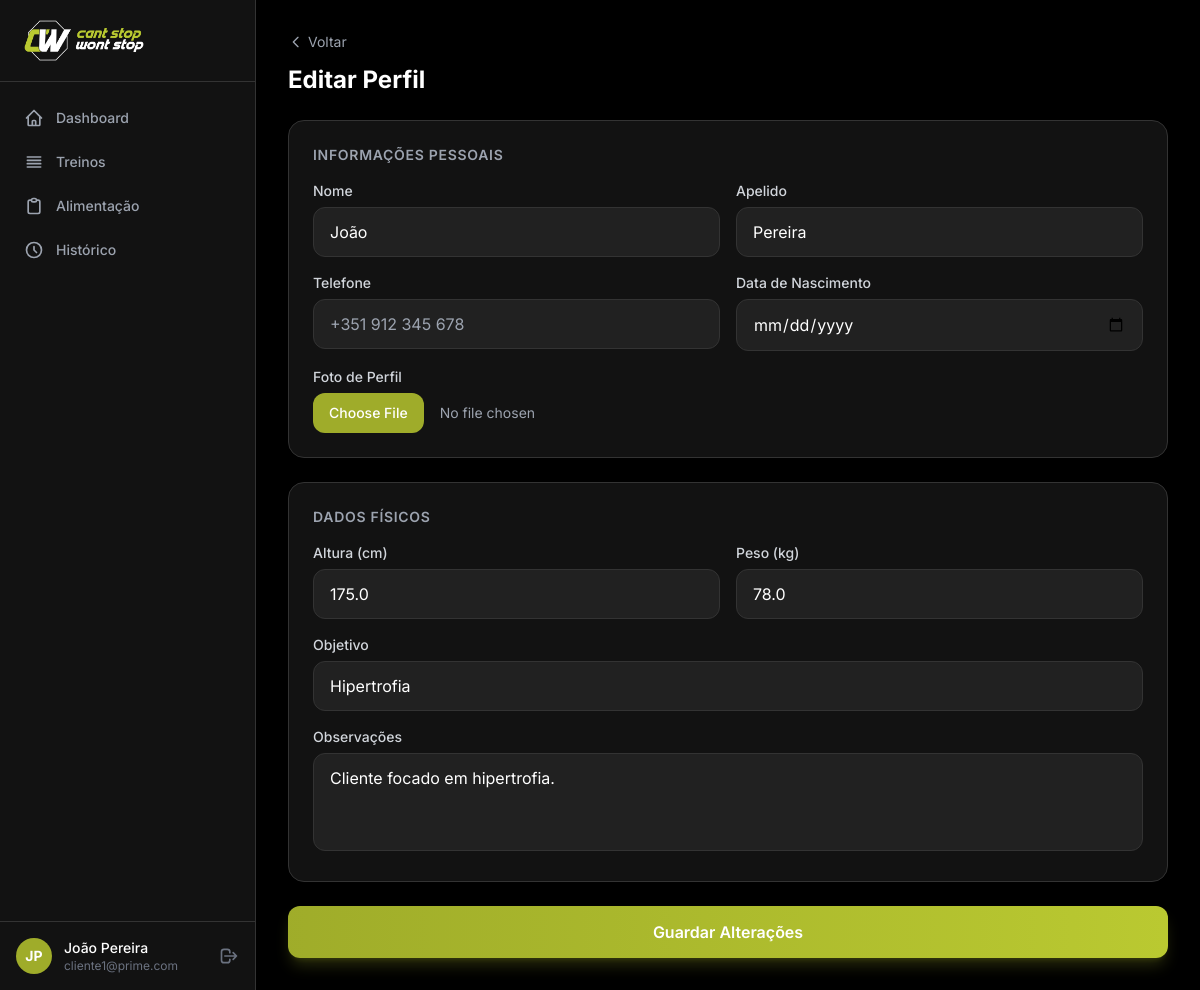
/app/profile/edit/ (signed in), run on the app's committed database.
### apps/accounts/models.py (models this page shows, shortened)
class User(AbstractUser):
    class Role(models.TextChoices):
        COACH = "coach", "Coach"
        CLIENT = "client", "Cliente"
    role = models.CharField(max_length=10, choices=Role.choices, default=Role.CLIENT)
    phone = models.CharField(max_length=20, blank=True)
    photo = models.ImageField(upload_to="profile_photos/", blank=True, null=True)
    bio = models.TextField(blank=True)
    date_of_birth = models.DateField(null=True, blank=True)
    coach = models.ForeignKey(
        "self",
        on_delete=models.SET_NULL,
        null=True,
        blank=True,
        related_name="clients",
        limit_choices_to={"role": Role.COACH},
    )

class ClientProfile(models.Model):
    user = models.OneToOneField(User, on_delete=models.CASCADE, related_name="client_profile")
    height_cm = models.FloatField(null=True, blank=True, verbose_name="Altura (cm)")
    weight_kg = models.FloatField(null=True, blank=True, verbose_name="Peso (kg)")
    goal = models.CharField(max_length=200, blank=True, verbose_name="Objetivo")
    notes = models.TextField(blank=True, verbose_name="Observações")

### apps/accounts/views.py (the view, shortened to what this page needs)
# urls.py: path("profile/edit/", views.ProfileUpdateView.as_view(), name="profile_edit"),
class ProfileUpdateView(LoginRequiredMixin, View):
    template_name = "accounts/profile_edit.html"
    def get(self, request):
        user_form = ProfileUpdateForm(instance=request.user)
        profile, _ = ClientProfile.objects.get_or_create(user=request.user)
        profile_form = ClientProfileForm(instance=profile)
        return render(request, self.template_name, {
            "user_form": user_form,
            "profile_form": profile_form,
        })

### apps/accounts/forms.py
class ProfileUpdateForm(forms.ModelForm):
    class Meta:
        model = User
        fields = ["first_name", "last_name", "phone", "photo", "date_of_birth"]
        widgets = {
            "date_of_birth": forms.DateInput(
                attrs={"type": "date"},
                format="%Y-%m-%d",
            ),
        }

class ClientProfileForm(forms.ModelForm):
    class Meta:
        model = ClientProfile
        fields = ["height_cm", "weight_kg", "goal", "notes"]
        widgets = {
            "notes": forms.Textarea(attrs={"rows": 3}),
        }

### templates/accounts/profile_edit.html (shortened to what this page needs)
{% extends "base.html" %}
{% block content %}
<div class="mb-6">
    <a href="{% url 'accounts:profile' %}" class="inline-flex items-center gap-1 text-sm text-gray-400 hover:text-white mb-3 transition-colors">
        <svg class="w-4 h-4" fill="none" viewBox="0 0 24 24" stroke="currentColor"><path stroke-linecap="round" stroke-linejoin="round" stroke-width="2" d="M15 19l-7-7 7-7"/></svg>
        Voltar
    </a>
    <h1 class="text-2xl font-bold text-white">Editar Perfil</h1>
</div>
<form method="post" enctype="multipart/form-data" class="space-y-6">
    <div class="bg-dark-card rounded-2xl border border-dark-border p-6">
        <h3 class="text-sm font-semibold text-gray-400 uppercase tracking-wider mb-4">Informações Pessoais</h3>
        <div class="grid grid-cols-1 sm:grid-cols-2 gap-4">
            <div>
                <label class="text-sm font-medium text-gray-300 mb-1.5 block">Nome</label>
                <input type="text" name="first_name" value="{{ user_form.first_name.value|default:'' }}"
                    class="w-full bg-dark-surface border border-dark-border rounded-xl px-4 py-3 text-white focus:outline-none focus:ring-2 focus:ring-brand-500 focus:border-transparent">
            </div>
            <div>
                <label class="text-sm font-medium text-gray-300 mb-1.5 block">Apelido</label>
                <input type="text" name="last_name" value="{{ user_form.last_name.value|default:'' }}"
                    class="w-full bg-dark-surface border border-dark-border rounded-xl px-4 py-3 text-white focus:outline-none focus:ring-2 focus:ring-brand-500 focus:border-transparent">
            </div>
            <div>
                <label class="text-sm font-medium text-gray-300 mb-1.5 block">Telefone</label>
                <input type="text" name="phone" value="{{ user_form.phone.value|default:'' }}"
                    class="w-full bg-dark-surface border border-dark-border rounded-xl px-4 py-3 text-white focus:outline-none focus:ring-2 focus:ring-brand-500 focus:border-transparent"
                    placeholder="+351 912 345 678">
            </div>
            <div>
                <label class="text-sm font-medium text-gray-300 mb-1.5 block">Data de Nascimento</label>
                <input type="date" name="date_of_birth" value="{{ user_form.date_of_birth.value|default:'' }}"
                    class="w-full bg-dark-surface border border-dark-border rounded-xl px-4 py-3 text-white focus:outline-none focus:ring-2 focus:ring-brand-500 focus:border-transparent">
            </div>
            <div class="col-span-full">
                <label class="text-sm font-medium text-gray-300 mb-1.5 block">Foto de Perfil</label>
                <input type="file" name="photo" accept="image/*"
                    class="w-full text-sm text-gray-400 file:mr-4 file:py-2.5 file:px-4 file:rounded-xl file:border-0 file:text-sm file:font-medium file:bg-brand-600 file:text-white hover:file:bg-brand-500 file:cursor-pointer">
            </div>
        </div>
    </div>
    <div class="bg-dark-card rounded-2xl border border-dark-border p-6">
        <h3 class="text-sm font-semibold text-gray-400 uppercase tracking-wider mb-4">Dados Físicos</h3>
        <div class="grid grid-cols-1 sm:grid-cols-2 gap-4">
            <div>
                <label class="text-sm font-medium text-gray-300 mb-1.5 block">Altura (cm)</label>
                <input type="number" step="0.1" name="height_cm" value="{{ profile_form.height_cm.value|default:'' }}"
                    class="w-full bg-dark-surface border border-dark-border rounded-xl px-4 py-3 text-white focus:outline-none focus:ring-2 focus:ring-brand-500 focus:border-transparent"
                    placeholder="175">
            </div>
            <div>
                <label class="text-sm font-medium text-gray-300 mb-1.5 block">Peso (kg)</label>
                <input type="number" step="0.1" name="weight_kg" value="{{ profile_form.weight_kg.value|default:'' }}"
                    class="w-full bg-dark-surface border border-dark-border rounded-xl px-4 py-3 text-white focus:outline-none focus:ring-2 focus:ring-brand-500 focus:border-transparent"
                    placeholder="75">
            </div>
            <div class="col-span-full">
                <label class="text-sm font-medium text-gray-300 mb-1.5 block">Objetivo</label>
                <input type="text" name="goal" value="{{ profile_form.goal.value|default:'' }}"
                    class="w-full bg-dark-surface border border-dark-border rounded-xl px-4 py-3 text-white focus:outline-none focus:ring-2 focus:ring-brand-500 focus:border-transparent"
                    placeholder="Ex: Ganhar massa muscular">
            </div>
            <div class="col-span-full">
                <label class="text-sm font-medium text-gray-300 mb-1.5 block">Observações</label>
                <textarea name="notes" rows="3"
                    class="w-full bg-dark-surface border border-dark-border rounded-xl px-4 py-3 text-white focus:outline-none focus:ring-2 focus:ring-brand-500 focus:border-transparent resize-none"
                    placeholder="Lesões, restrições, preferências...">{{ profile_form.notes.value|default:'' }}</textarea>
            </div>
        </div>
    </div>
    <button type="submit"
        class="w-full py-3.5 rounded-xl bg-gradient-to-r from-brand-600 to-brand-500 text-white font-semibold hover:from-brand-500 hover:to-brand-400 transition-all shadow-lg shadow-brand-600/25">
        Guardar Alterações
    </button>
</form>
{% endblock %}

### templates/base.html (shortened to what this page needs)
{% load static %}
<!DOCTYPE html>
<html lang="pt-BR" class="h-full">
<head>
    <script src="https://cdn.tailwindcss.com"></script>
</head>
<body class="h-full bg-dark text-gray-100">
<div class="min-h-full flex">
    <aside id="sidebar"
           class="fixed inset-y-0 left-0 z-50 w-64 bg-dark-card border-r border-dark-border transform -translate-x-full lg:translate-x-0 transition-transform duration-200"
           aria-label="Menu principal">
        <div class="flex items-center gap-3 px-6 py-5 border-b border-dark-border">
            <img src="{% static 'img/05_icon_texto_verdebranco_fundo_preto_grande.png' %}"
                 alt="Prime Coaching" width="120">
        </div>
        <nav class="mt-4 px-3 space-y-1" aria-label="Navegação principal">
            <a href="{% url 'accounts:dashboard' %}"
               class="flex items-center gap-3 px-3 py-2.5 rounded-lg text-sm font-medium
       {% if request.resolver_match.url_name == 'dashboard' %}
           bg-brand-600/20 text-brand-400
       {% else %}
           text-gray-400 hover:bg-dark-surface hover:text-white
       {% endif %} transition-colors">
                Dashboard
            </a>
            <a href="{% url 'workouts:plan_list' %}"
               class="flex items-center gap-3 px-3 py-2.5 rounded-lg text-sm font-medium
       {% if request.resolver_match.app_name == 'workouts' %}
           bg-brand-600/20 text-brand-400
       {% else %}
           text-gray-400 hover:bg-dark-surface hover:text-white
       {% endif %} transition-colors">
                <svg class="w-5 h-5 shrink-0" fill="none" viewBox="0 0 24 24" stroke="currentColor" aria-hidden="true">
                    <path stroke-linecap="round" stroke-linejoin="round" stroke-width="2"
                          d="M4 6h16M4 10h16M4 14h16M4 18h16"/>
                </svg>
                Treinos
            </a>
            <a href="{% url 'nutrition:plan_list' %}"
               class="flex items-center gap-3 px-3 py-2.5 rounded-lg text-sm font-medium
       {% if request.resolver_match.app_name == 'nutrition' %}
           bg-brand-600/20 text-brand-400
       {% else %}
           text-gray-400 hover:bg-dark-surface hover:text-white
       {% endif %} transition-colors">
                <svg class="w-5 h-5 shrink-0" fill="none" viewBox="0 0 24 24" stroke="currentColor" aria-hidden="true">
                    <path stroke-linecap="round" stroke-linejoin="round" stroke-width="2"
                          d="M9 5H7a2 2 0 00-2 2v12a2 2 0 002 2h10a2 2 0 002-2V7a2 2 0 00-2-2h-2M9 5a2 2 0 002 2h2a2 2 0 002-2M9 5a2 2 0 012-2h2a2 2 0 012 2"/>
                </svg>
                Alimentação
            </a>
            <a href="{% url 'workouts:history' %}"
               class="flex items-center gap-3 px-3 py-2.5 rounded-lg text-sm font-medium
       {% if request.resolver_match.url_name == 'history' %}
           bg-brand-600/20 text-brand-400
       {% else %}
           text-gray-400 hover:bg-dark-surface hover:text-white
       {% endif %} transition-colors">
                <svg class="w-5 h-5 shrink-0" fill="none" viewBox="0 0 24 24" stroke="currentColor" aria-hidden="true">
                    <path stroke-linecap="round" stroke-linejoin="round" stroke-width="2"
                          d="M12 8v4l3 3m6-3a9 9 0 11-18 0 9 9 0 0118 0z"/>
                </svg>
                Histórico
            </a>
        </nav>
        <div class="absolute bottom-0 left-0 right-0 p-4 border-t border-dark-border">
            <div class="flex items-center gap-3">
                {% if user.photo %}
                    <a href="{% url 'accounts:profile' %}">
                        <img src="{{ user.photo.url }}" alt="Foto de {{ user.get_full_name }}"
                             class="w-9 h-9 rounded-full object-cover ring-2 ring-dark-border">
                    </a>
                {% else %}
                    <a href="{% url 'accounts:profile' %}"
                       class="w-9 h-9 rounded-full bg-brand-600 flex items-center justify-center text-sm font-bold text-white"
                       aria-label="Perfil de {{ user.get_full_name }}">
                        {{ user.first_name.0 }}{{ user.last_name.0 }}
                    </a>
                {% endif %}
                <div class="flex-1 min-w-0">
                    <a href="{% url 'accounts:profile' %}"
                       class="text-sm font-medium text-white truncate block">{{ user.get_full_name }}</a>
                    <p class="text-xs text-gray-500 truncate">{{ user.email }}</p>
                </div>
                <a href="{% url 'accounts:logout' %}" class="text-gray-500 hover:text-red-400 transition-colors"
                   aria-label="Sair da conta">
                    <svg class="w-5 h-5" fill="none" viewBox="0 0 24 24" stroke="currentColor" aria-hidden="true">
                        <path stroke-linecap="round" stroke-linejoin="round" stroke-width="2"
                              d="M17 16l4-4m0 0l-4-4m4 4H7m6 4v1a3 3 0 01-3 3H6a3 3 0 01-3-3V7a3 3 0 013-3h4a3 3 0 013 3v1"/>
                    </svg>
                </a>
            </div>
        </div>
    </aside>
    <main class="flex-1 lg:ml-64 pt-14 lg:pt-0">
        <div class="max-w-6xl mx-auto px-4 sm:px-6 lg:px-8 py-6 lg:py-8">
            {% block content %}{% endblock %}
        </div>
    </main>
</div>
</body>
</html>

### templates/base.html (style rules this page uses)
body { font-family: 'Inter', sans-serif; }

### data on the page
User: first_name.0 "J", last_name.0 "P", get_full_name "João Pereira", email "cliente1@prime.com", first_name "João", last_name "Pereira"
ClientProfile: height_cm "175.0", weight_kg "78.0", goal "Hipertrofia", notes "Cliente focado em hipertrofia."
